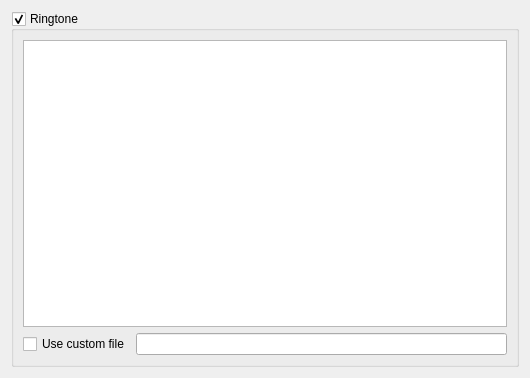
<?xml version="1.0" encoding="UTF-8"?>
<ui version="4.0">
 <class>RingtonePage</class>
 <widget class="QWidget" name="RingtonePage">
  <property name="geometry">
   <rect>
    <x>0</x>
    <y>0</y>
    <width>530</width>
    <height>378</height>
   </rect>
  </property>
  <property name="windowTitle">
   <string>Form</string>
  </property>
  <layout class="QVBoxLayout" name="verticalLayout">
   <item>
    <widget class="QSplitter" name="splitter">
     <property name="orientation">
      <enum>Qt::Horizontal</enum>
     </property>
     <widget class="QGroupBox" name="m_pEnableRingtoneGB">
      <property name="sizePolicy">
       <sizepolicy hsizetype="Expanding" vsizetype="Preferred">
        <horstretch>0</horstretch>
        <verstretch>0</verstretch>
       </sizepolicy>
      </property>
      <property name="title">
       <string>Ringtone</string>
      </property>
      <property name="checkable">
       <bool>true</bool>
      </property>
      <layout class="QGridLayout" name="gridLayout_6">
       <item row="0" column="0" colspan="2">
        <widget class="QTableView" name="m_pRingtoneListLW">
         <property name="selectionMode">
          <enum>QAbstractItemView::SingleSelection</enum>
         </property>
         <property name="selectionBehavior">
          <enum>QAbstractItemView::SelectRows</enum>
         </property>
         <attribute name="horizontalHeaderVisible">
          <bool>false</bool>
         </attribute>
         <attribute name="verticalHeaderVisible">
          <bool>false</bool>
         </attribute>
        </widget>
       </item>
       <item row="1" column="0">
        <widget class="QCheckBox" name="m_pUseCustomFileCK">
         <property name="text">
          <string>Use custom file</string>
         </property>
        </widget>
       </item>
       <item row="1" column="1">
        <widget class="QLineEdit" name="lineEdit"/>
       </item>
      </layout>
     </widget>
    </widget>
   </item>
  </layout>
 </widget>
 <resources/>
 <connections/>
</ui>
